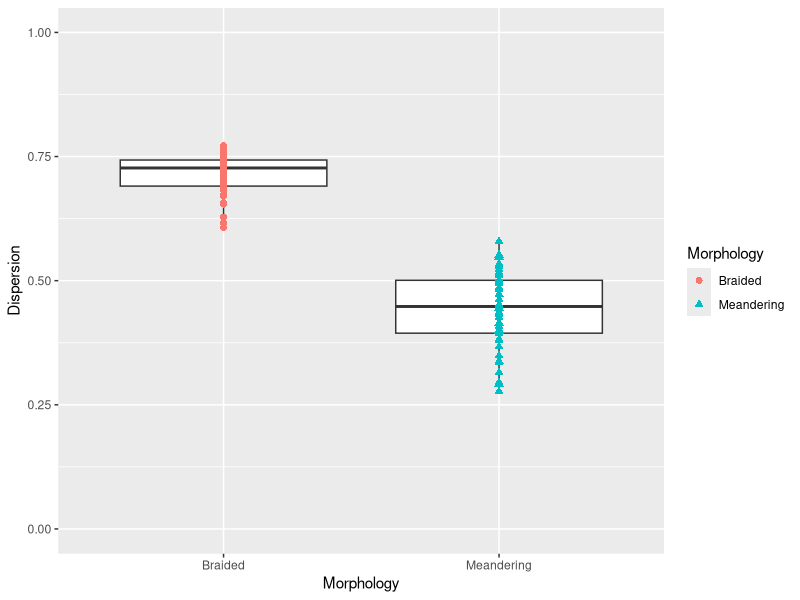

Generate this figure with R:
# Modern Dispersion Box Plot Plotting 

# Anthony Semeraro
# 27 Jan 2022

# Reads in csv containing river names, dispersion values, known morphology, and river type 
# and plots the values on a box plot distinguishing the morphologies. 

rm(list = ls())

library(ggplot2)
library(reshape2)

Morphology.df <- read.csv("Modern_250_MCTA.csv", stringsAsFactors = TRUE)

str(Morphology.df)

head(Morphology.df)

Morphology.red.df <- Morphology.df[,c(1:3)]
str(Morphology.red.df)

head(Morphology.red.df)

p1 <- ggplot(Morphology.red.df,aes(Morphology,Dispersion))+geom_boxplot()+ 
  geom_point(aes(color = Morphology, shape = Morphology), size = 2) +
  labs(x = "Morphology", y = "Dispersion") + ylim(0,1)

p1